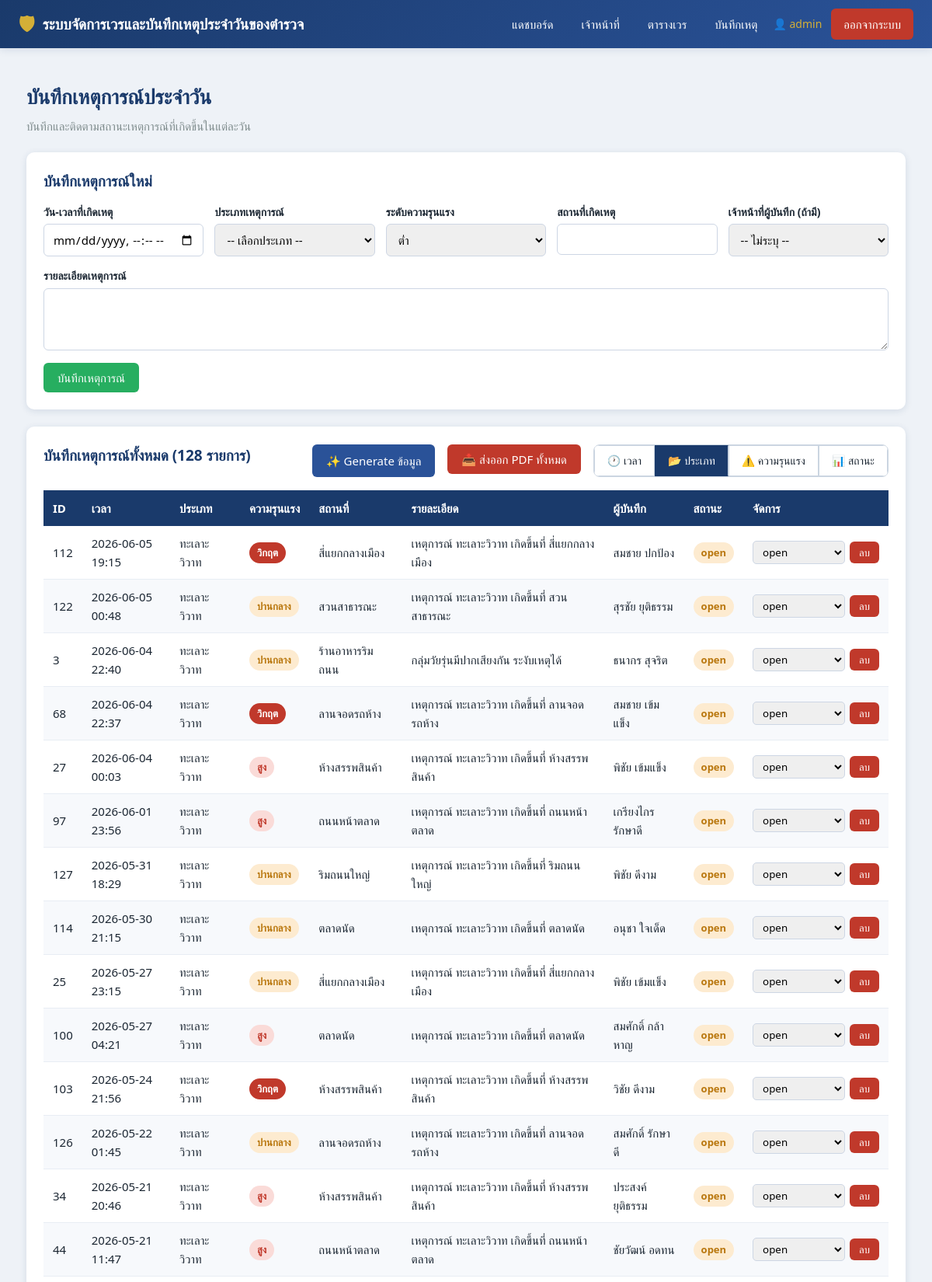
/incidents?sort=category&order=asc (signed in, upper part), run on the app's committed database.
### tables this page shows
CREATE TABLE incidents (
            id            INTEGER PRIMARY KEY AUTOINCREMENT,
            incident_time TEXT NOT NULL,
            category      TEXT NOT NULL,
            severity      TEXT NOT NULL,
            location      TEXT NOT NULL,
            description   TEXT NOT NULL,
            officer_id    INTEGER REFERENCES officers(id) ON DELETE SET NULL,
            status        TEXT NOT NULL DEFAULT 'open',
            created_at    TEXT NOT NULL
        );

CREATE TABLE officers (
            id         INTEGER PRIMARY KEY AUTOINCREMENT,
            rank       TEXT NOT NULL,
            full_name  TEXT NOT NULL,
            badge_no   TEXT NOT NULL UNIQUE,
            phone      TEXT,
            station    TEXT,
            created_at TEXT NOT NULL
        );

### app.py (the view)
@app.route("/incidents")
@login_required
def incidents():
    sort_by = request.args.get("sort", "incident_time")  # เรียงตาม: incident_time, category, severity, status
    order = request.args.get("order", "desc")  # asc หรือ desc
    all_incidents = db.get_all_incidents()
    all_officers = db.get_all_officers()
    if sort_by == "incident_time":
        all_incidents.sort(key=lambda x: x['incident_time'] or "")
    elif sort_by == "category":
        all_incidents.sort(key=lambda x: x['category'] or "")
    elif sort_by == "severity":
        severity_order = ["วิกฤต", "สูง", "ปานกลาง", "ต่ำ"]
        all_incidents.sort(key=lambda x: severity_order.index(x['severity']) if x['severity'] in severity_order else 999)
    elif sort_by == "status":
        status_order = ["pending", "investigating", "resolved", "closed"]
        all_incidents.sort(key=lambda x: status_order.index(x['status']) if x['status'] in status_order else 999)
    elif sort_by == "officer_name":
        all_incidents.sort(key=lambda x: x['officer_name'] or "")
    else:
        all_incidents.sort(key=lambda x: x['id'])
    if order == "desc":
        all_incidents.reverse()
    return render_template("incidents.html",
                           incidents=all_incidents, officers=all_officers,
                           sort_by=sort_by, order=order)

### app.py (called while the page is built)
def login_required(view):
    @functools.wraps(view)
    def wrapped_view(*args, **kwargs):
        if "user_id" not in session:
            flash("กรุณาเข้าสู่ระบบก่อนใช้งาน", "warning")
            return redirect(url_for("login"))
        return view(*args, **kwargs)
    return wrapped_view

### db.py (called while the page is built)
def get_connection():
    if USE_POSTGRES:
        conn = psycopg2.connect(DATABASE_URL)
        return conn
    else:
        conn = sqlite3.connect(SQLITE_PATH, timeout=10)
        conn.row_factory = sqlite3.Row
        conn.execute("PRAGMA foreign_keys = ON;")
        conn.execute("PRAGMA journal_mode = WAL;")
        return conn

def _dict_cursor(conn):
    if USE_POSTGRES:
        return conn.cursor(cursor_factory=psycopg2.extras.RealDictCursor)
    return conn.cursor()

def _row_to_dict(row):
    if row is None:
        return None
    return dict(row)

def get_all_officers():
    conn = get_connection()
    cur = _dict_cursor(conn)
    cur.execute("SELECT * FROM officers ORDER BY id;")
    rows = [_row_to_dict(r) for r in cur.fetchall()]
    conn.close()
    return rows

def get_all_incidents():
    conn = get_connection()
    cur = _dict_cursor(conn)
    cur.execute("""
        SELECT i.id, i.incident_time, i.category, i.severity, i.location,
               i.description, i.status, o.full_name AS officer_name
        FROM incidents i
        LEFT JOIN officers o ON i.officer_id = o.id
        ORDER BY i.incident_time DESC;
    """)
    rows = [_row_to_dict(r) for r in cur.fetchall()]
    conn.close()
    return rows

### templates/incidents.html (shortened to what this page needs)
{% extends "base.html" %}
{% block content %}
<div class="page-title">บันทึกเหตุการณ์ประจำวัน</div>
<div class="page-subtitle">บันทึกและติดตามสถานะเหตุการณ์ที่เกิดขึ้นในแต่ละวัน</div>
<div class="card">
    <h2>บันทึกเหตุการณ์ใหม่</h2>
    <form method="POST" action="{{ url_for('incidents_add') }}">
        <div class="form-grid">
            <div class="form-group">
                <label>วัน-เวลาที่เกิดเหตุ</label>
                <input type="datetime-local" name="incident_time" required>
            </div>
            <div class="form-group">
                <label>ประเภทเหตุการณ์</label>
                <select name="category" required>
                    <option value="">-- เลือกประเภท --</option>
                </select>
            </div>
            <div class="form-group">
                <label>ระดับความรุนแรง</label>
                <select name="severity" required>
                    {% for s in ["ต่ำ","ปานกลาง","สูง","วิกฤต"] %}
                    <option value="{{ s }}">{{ s }}</option>
                    {% endfor %}
                </select>
            </div>
            <div class="form-group">
                <label>สถานที่เกิดเหตุ</label>
                <input type="text" name="location" required>
            </div>
            <div class="form-group">
                <label>เจ้าหน้าที่ผู้บันทึก (ถ้ามี)</label>
                <select name="officer_id">
                    <option value="">-- ไม่ระบุ --</option>
                </select>
            </div>
        </div>
        <div class="form-group" style="margin-top:14px;">
            <label>รายละเอียดเหตุการณ์</label>
            <textarea name="description" rows="3" required></textarea>
        </div>
        <div class="form-actions">
            <button type="submit" class="btn btn-success">บันทึกเหตุการณ์</button>
        </div>
    </form>
</div>
<div class="card">
    <div style="display: flex; justify-content: space-between; align-items: center; margin-bottom: 1rem; flex-wrap: wrap; gap: 1rem;">
        <h2>บันทึกเหตุการณ์ทั้งหมด ({{ incidents|length }} รายการ)</h2>
        <div style="display: flex; gap: 1rem; flex-wrap: wrap;">
            <button type="button" class="btn btn-secondary" onclick="document.getElementById('generateModal').style.display='flex'">
                ✨ Generate ข้อมูล
            </button>
            <form method="POST" action="{{ url_for('incidents_export_all') }}" style="display: inline;">
                <button type="submit" class="btn btn-danger">
                    📥 ส่งออก PDF ทั้งหมด
                </button>
            </form>
            <div class="btn-group" style="border: 1px solid #cbd5e1; border-radius: 8px; overflow: hidden;">
                <a href="{{ url_for('incidents', sort='incident_time', order='desc') }}"
                   class="btn btn-outline {% if sort_by == 'incident_time' %}active{% endif %}"
                   style="border-radius: 0; border-right: 1px solid #cbd5e1;">
                    🕐 เวลา
                </a>
                <a href="{{ url_for('incidents', sort='category', order='asc') }}"
                   class="btn btn-outline {% if sort_by == 'category' %}active{% endif %}"
                   style="border-radius: 0; border-right: 1px solid #cbd5e1;">
                    📂 ประเภท
                </a>
                <a href="{{ url_for('incidents', sort='severity', order='desc') }}"
                   class="btn btn-outline {% if sort_by == 'severity' %}active{% endif %}"
                   style="border-radius: 0; border-right: 1px solid #cbd5e1;">
                    ⚠️ ความรุนแรง
                </a>
                <a href="{{ url_for('incidents', sort='status', order='asc') }}"
                   class="btn btn-outline {% if sort_by == 'status' %}active{% endif %}"
                   style="border-radius: 0;">
                    📊 สถานะ
                </a>
            </div>
        </div>
    </div>
    <div class="table-wrap">
    <table>
        <thead>
            <tr>
                <th>ID</th><th>เวลา</th><th>ประเภท</th><th>ความรุนแรง</th>
                <th>สถานที่</th><th>รายละเอียด</th><th>ผู้บันทึก</th><th>สถานะ</th><th>จัดการ</th>
            </tr>
        </thead>
        <tbody>
            {% for i in incidents %}
            <tr>
                <td>{{ i.id }}</td>
                <td>{{ i.incident_time }}</td>
                <td>{{ i.category }}</td>
                <td>
                    {% if i.severity == 'ต่ำ' %}<span class="badge badge-low">ต่ำ</span>
                    {% elif i.severity == 'ปานกลาง' %}<span class="badge badge-medium">ปานกลาง</span>
                    {% elif i.severity == 'สูง' %}<span class="badge badge-high">สูง</span>
                    {% else %}<span class="badge badge-critical">วิกฤต</span>{% endif %}
                </td>
                <td>{{ i.location }}</td>
                <td>{{ i.description }}</td>
                <td>{{ i.officer_name or "-" }}</td>
                <td>
                    {% if i.status == 'open' %}<span class="badge badge-open">open</span>
                    {% elif i.status == 'investigating' %}<span class="badge badge-investigating">investigating</span>
                    {% else %}<span class="badge badge-closed">closed</span>{% endif %}
                </td>
                <td>
                    <div class="inline-form">
                        <form method="POST" action="{{ url_for('incidents_status', incident_id=i.id) }}" class="inline-form">
                            <select name="status" onchange="this.form.submit()">
                                <option value="open" {{ 'selected' if i.status=='open' }}>open</option>
                            </select>
                        </form>
                        <form method="POST" action="{{ url_for('incidents_delete', incident_id=i.id) }}"
                              onsubmit="return confirm('ต้องการลบบันทึกเหตุการณ์นี้หรือไม่?');">
                            <button type="submit" class="btn btn-danger btn-sm">ลบ</button>
                        </form>
                    </div>
                </td>
            </tr>
            {% else %}
            <tr><td colspan="9" style="text-align:center; color:#95a5a6;">ยังไม่มีบันทึกเหตุการณ์</td></tr>
            {% endfor %}
        </tbody>
    </table>
    </div>
</div>
{% endblock %}

### static/style.css (style rules this page uses)
:root { --primary: #1a3a6b; --secondary: #2a5298; --accent: #d4af37; --bg: #eef2f7; --white: #ffffff; --text: #1c2733; --muted: #7f8c8d; --danger: #c0392b; --success: #27ae60; --warning: #e67e22; --shadow: 0 2px 10px rgba(26, 58, 107, 0.12); }
* { margin: 0; padding: 0; box-sizing: border-box; }
body { font-family: "Segoe UI", "Sarabun", "Tahoma", sans-serif; background: var(--bg); color: var(--text); line-height: 1.6; }
a { text-decoration: none; color: inherit; }
.page-title { font-size: 26px; font-weight: 700; color: var(--primary); margin-bottom: 4px; }
.page-subtitle { color: var(--muted); font-size: 15px; margin-bottom: 22px; }
.card { background: var(--white); border-radius: 10px; box-shadow: var(--shadow); padding: 22px; margin-bottom: 22px; }
.card h2 { font-size: 19px; color: var(--primary); margin-bottom: 14px; }
.form-grid { display: grid; grid-template-columns: repeat(auto-fit, minmax(200px, 1fr)); gap: 14px; }
.form-group { display: flex; flex-direction: column; }
.form-group label { font-size: 14px; font-weight: 600; margin-bottom: 4px; color: var(--text); }
.form-group input, .form-group select, .form-group textarea { padding: 9px 11px; border: 1px solid #cdd6e4; border-radius: 6px; font-size: 15px; font-family: inherit; }
.form-group textarea { resize: vertical; min-height: 60px; }
.form-actions { margin-top: 16px; display: flex; gap: 10px; }
.btn { border: none; border-radius: 6px; padding: 9px 18px; font-size: 15px; font-family: inherit; cursor: pointer; transition: opacity 0.2s, transform 0.1s; color: var(--white); }
.btn-success { background: var(--success); }
.btn-danger { background: var(--danger); }
.btn-secondary { background: var(--secondary); }
.btn-sm { padding: 5px 12px; font-size: 13px; }
.btn-outline { background: white; color: var(--text); border: 1px solid #cbd5e1; padding: 8px 16px; font-size: 14px; text-decoration: none; display: inline-block; transition: all 0.2s; }
.btn-outline.active { background: var(--primary); color: white; border-color: var(--primary); }
.btn-group { display: inline-flex; }
.table-wrap { overflow-x: auto; }
table { width: 100%; border-collapse: collapse; font-size: 15px; }
thead th { background: var(--primary); color: var(--white); padding: 11px 12px; text-align: left; font-weight: 600; white-space: nowrap; }
tbody td { padding: 10px 12px; border-bottom: 1px solid #e8edf4; }
tbody tr:nth-child(even) { background: #f7f9fc; }
.badge { display: inline-block; padding: 3px 10px; border-radius: 20px; font-size: 13px; font-weight: 600; }
.badge-open { background: #fdebd0; color: #b9770e; }
.badge-medium { background: #fdebd0; color: #b9770e; }
.badge-high { background: #fadbd8; color: #c0392b; }
.badge-critical { background: #c0392b; color: #fff; }
.inline-form { display: flex; gap: 6px; align-items: center; }
.inline-form select { padding: 4px 8px; border-radius: 5px; border: 1px solid #cdd6e4; font-family: inherit; }

### data on the page
incidents: id "112", incident_time "2026-06-05 19:15", category "ทะเลาะวิวาท", severity "วิกฤต", location "สี่แยกกลางเมือง", description "เหตุการณ์ ทะเลาะวิวาท เกิดขึ้นที่ สี่แยกกลางเมือง", full_name "สมชาย ปกป้อง", status "open"
incidents: id "122", incident_time "2026-06-05 00:48", category "ทะเลาะวิวาท", severity "ปานกลาง", location "สวนสาธารณะ", description "เหตุการณ์ ทะเลาะวิวาท เกิดขึ้นที่ สวนสาธารณะ", full_name "สุรชัย ยุติธรรม", status "open"
incidents: id "3", incident_time "2026-06-04 22:40", category "ทะเลาะวิวาท", severity "ปานกลาง", location "ร้านอาหารริมถนน", description "กลุ่มวัยรุ่นมีปากเสียงกัน ระงับเหตุได้", full_name "ธนากร สุจริต", status "open"
incidents: id "68", incident_time "2026-06-04 22:37", category "ทะเลาะวิวาท", severity "วิกฤต", location "ลานจอดรถห้าง", description "เหตุการณ์ ทะเลาะวิวาท เกิดขึ้นที่ ลานจอดรถห้าง", full_name "สมชาย เข้มแข็ง", status "open"
incidents: id "27", incident_time "2026-06-04 00:03", category "ทะเลาะวิวาท", severity "สูง", location "ห้างสรรพสินค้า", description "เหตุการณ์ ทะเลาะวิวาท เกิดขึ้นที่ ห้างสรรพสินค้า", full_name "พิชัย เข้มแข็ง", status "open"
incidents: id "97", incident_time "2026-06-01 23:56", category "ทะเลาะวิวาท", severity "สูง", location "ถนนหน้าตลาด", description "เหตุการณ์ ทะเลาะวิวาท เกิดขึ้นที่ ถนนหน้าตลาด", full_name "เกรียงไกร รักษาดี", status "open"
incidents: id "127", incident_time "2026-05-31 18:29", category "ทะเลาะวิวาท", severity "ปานกลาง", location "ริมถนนใหญ่", description "เหตุการณ์ ทะเลาะวิวาท เกิดขึ้นที่ ริมถนนใหญ่", full_name "พิชัย ดีงาม", status "open"
incidents: id "114", incident_time "2026-05-30 21:15", category "ทะเลาะวิวาท", severity "ปานกลาง", location "ตลาดนัด", description "เหตุการณ์ ทะเลาะวิวาท เกิดขึ้นที่ ตลาดนัด", full_name "อนุชา ใจเด็ด", status "open"
incidents: id "25", incident_time "2026-05-27 23:15", category "ทะเลาะวิวาท", severity "ปานกลาง", location "สี่แยกกลางเมือง", description "เหตุการณ์ ทะเลาะวิวาท เกิดขึ้นที่ สี่แยกกลางเมือง", full_name "พิชัย เข้มแข็ง", status "open"
incidents: id "100", incident_time "2026-05-27 04:21", category "ทะเลาะวิวาท", severity "สูง", location "ตลาดนัด", description "เหตุการณ์ ทะเลาะวิวาท เกิดขึ้นที่ ตลาดนัด", full_name "สมศักดิ์ กล้าหาญ", status "open"
incidents: id "103", incident_time "2026-05-24 21:56", category "ทะเลาะวิวาท", severity "วิกฤต", location "ห้างสรรพสินค้า", description "เหตุการณ์ ทะเลาะวิวาท เกิดขึ้นที่ ห้างสรรพสินค้า", full_name "วิชัย ดีงาม", status "open"
incidents: id "126", incident_time "2026-05-22 01:45", category "ทะเลาะวิวาท", severity "ปานกลาง", location "ลานจอดรถห้าง", description "เหตุการณ์ ทะเลาะวิวาท เกิดขึ้นที่ ลานจอดรถห้าง", full_name "สมศักดิ์ รักษาดี", status "open"
incidents: id "34", incident_time "2026-05-21 20:46", category "ทะเลาะวิวาท", severity "สูง", location "ห้างสรรพสินค้า", description "เหตุการณ์ ทะเลาะวิวาท เกิดขึ้นที่ ห้างสรรพสินค้า", full_name "ประสงค์ ยุติธรรม", status "open"
incidents: id "44", incident_time "2026-05-21 11:47", category "ทะเลาะวิวาท", severity "สูง", location "ถนนหน้าตลาด", description "เหตุการณ์ ทะเลาะวิวาท เกิดขึ้นที่ ถนนหน้าตลาด", full_name "ชัยวัฒน์ อดทน", status "open"

### other printed values
{{ session.get('username') }} "admin"
{{ incidents|length }} "128"
form field severity "ต่ำ"
